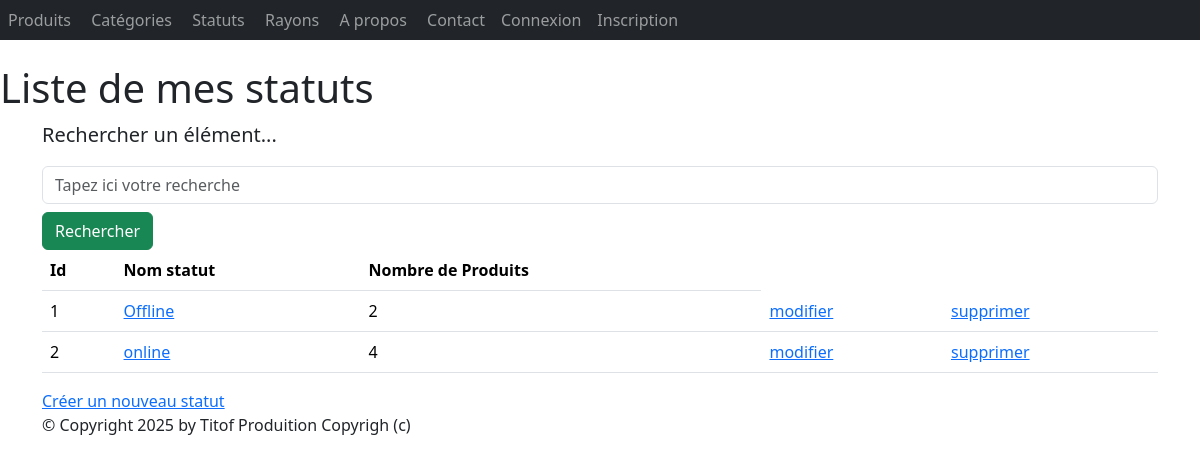
Page /monApp/statuts/ on the committed database.
### monApp/models.py (models this page shows, shortened)
class Statut(models.Model):
    idStatut = models.AutoField(primary_key=True)
    libelle = models.CharField(max_length=100)

### monApp/views.py (the view)
# urls.py: path("statuts/", views.StatutListView.as_view(), name="lst_stats"),
class StatutListView(ListView):
    model = Statut
    template_name = "monApp/list_statuts.html"
    context_object_name = "stats"
    def get_queryset(self):
        query = self.request.GET.get('search')
        if query:
            return Statut.objects.filter(libelle__icontains=query).annotate(prt=Count('produit'))
        return Statut.objects.annotate(prt=Count('produit'))
    def get_context_data(self, **kwargs):
        context = super(StatutListView, self).get_context_data(**kwargs)
        context['titremenu'] = "Liste de mes statuts"
        return context

### monApp/templates/monApp/list_statuts.html
{% extends 'monApp/base.html' %}
{% block menu %}
<h1>{{ titremenu }}</h1>
{% endblock %}
{% block contenu %}
<p class="lead mb-3 ml-0">Rechercher un élément...</p>
<form method="GET" action="">
    <input class="form-control" type="text" name="search" placeholder="Tapez ici votre recherche"
        value="{{ request.GET.search }}">
    <button type="submit" class="btn btn-success mt-2">Rechercher</button>
</form>
<table class="table">
    <thead>
        <th>Id</th>
        <th>Nom statut</th>
        <th>Nombre de Produits</th>
    </thead>
    <tbody>
        {% for s in stats %}
        <tr>
            <td>{{ s.idStatut }} </td>
            <td><a href="{% url 'dtl_statut' s.idStatut %}">{{ s.libelle }}</a></td>
            <td>{{ s.prt }} </td>
            <td><a href="{% url 'stat_chng' s.idStatut %}">modifier</a></td>
            <td><a href="{% url 'stat_del' s.idStatut %}">supprimer</a></td>
        </tr>
        {% endfor %}
    </tbody>
</table>
<a href="{% url 'crt_statut' %}">Créer un nouveau statut</a>
        {% endblock %}

### monApp/static/styles.css (style rules this page uses)
h1 { color: red }

### rows in the picture
Statut: idStatut "1", libelle "Offline", prt "2"
Statut: idStatut "2", libelle "online", prt "4"

### other values in the picture
{{ titremenu }} "Liste de mes statuts"
